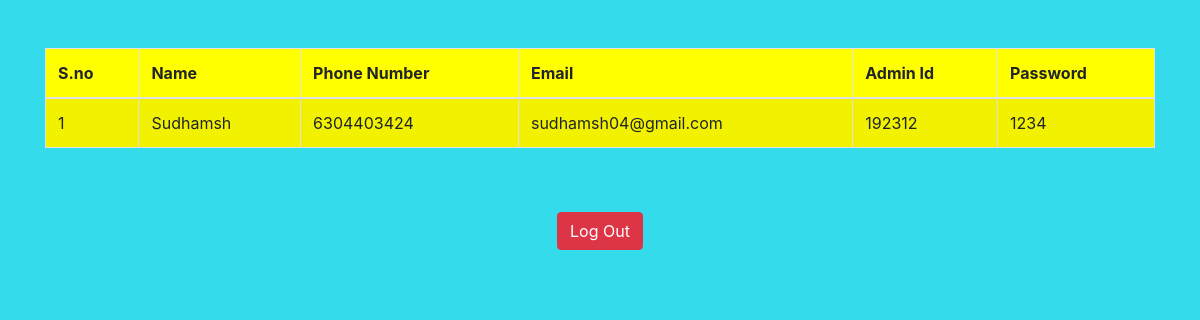
The page /login_details.php?user_id=3 on the database its author committed.
### tables this page shows
CREATE TABLE `registration` (
  `id` int(100) NOT NULL,
  `name` varchar(100) DEFAULT NULL,
  `phone_number` varchar(100) DEFAULT NULL,
  `email` varchar(100) DEFAULT NULL,
  `admin_id` varchar(100) DEFAULT NULL,
  `password` varchar(100) DEFAULT NULL
);

### login_details.php (the view, shortened to what this page needs)
<?php
	include("db.php");
?>
<!DOCTYPE html>
<html lang="en">
<head>
	<link rel="stylesheet" href="https://cdn.jsdelivr.net/npm/bootstrap@4.6.2/dist/css/bootstrap.min.css">
	<link rel="stylesheet" href="https://use.fontawesome.com/releases/v5.7.0/css/all.css">
</head>
<body>
	<div class="container">
		<div class="row pt-5">
			<div class="col-md-12">
				<table class="table table-bordered table-striped table-hover tab_color">
					<thead>
						<tr>
							<th>S.no</th>
							<th>Name</th>
							<th>Phone Number</th>
							<th>Email</th>
							<th>Admin Id</th>
							<th>Password</th>
						</tr>
					</thead>
					<?php
						$userid=$_REQUEST['user_id'];
						$sno=1;
						$select_registration=mysqli_query($conn, "select * from registration where id='".$userid."' ")or die(mysqli_error($conn));
						while($fetch_registration=mysqli_fetch_array($select_registration))
						{
					?>
					<tr>
						<td><?php echo $sno;?></td>
						<td><?php echo $fetch_registration['name'];?></td>
						<td><?php echo $fetch_registration['phone_number'];?></td>
						<td><?php echo $fetch_registration['email'];?></td>
						<td><?php echo $fetch_registration['admin_id'];?></td>
						<td><?php echo $fetch_registration['password'];?></td>
					</tr>
					<?php
						}
					?>
				</table>
			</div>
		</div>
		<form class="form form-horizontal" action="" method="post">
		<div class="row pt-5">
			<button type="submit" class="btn btn-danger mx-auto d-block" name="logout">Log Out</button>
		</div>
		</form>
	</div>
</body>
</html>

### login_details.php (style rules this page uses)
body { background-color:#34dbeb; }
.tab_color { background-color:yellow; }

### rows shown on the page
registration: name "Sudhamsh", phone_number "6304403424", email "sudhamsh04@gmail.com", admin "192312", password "1234"
